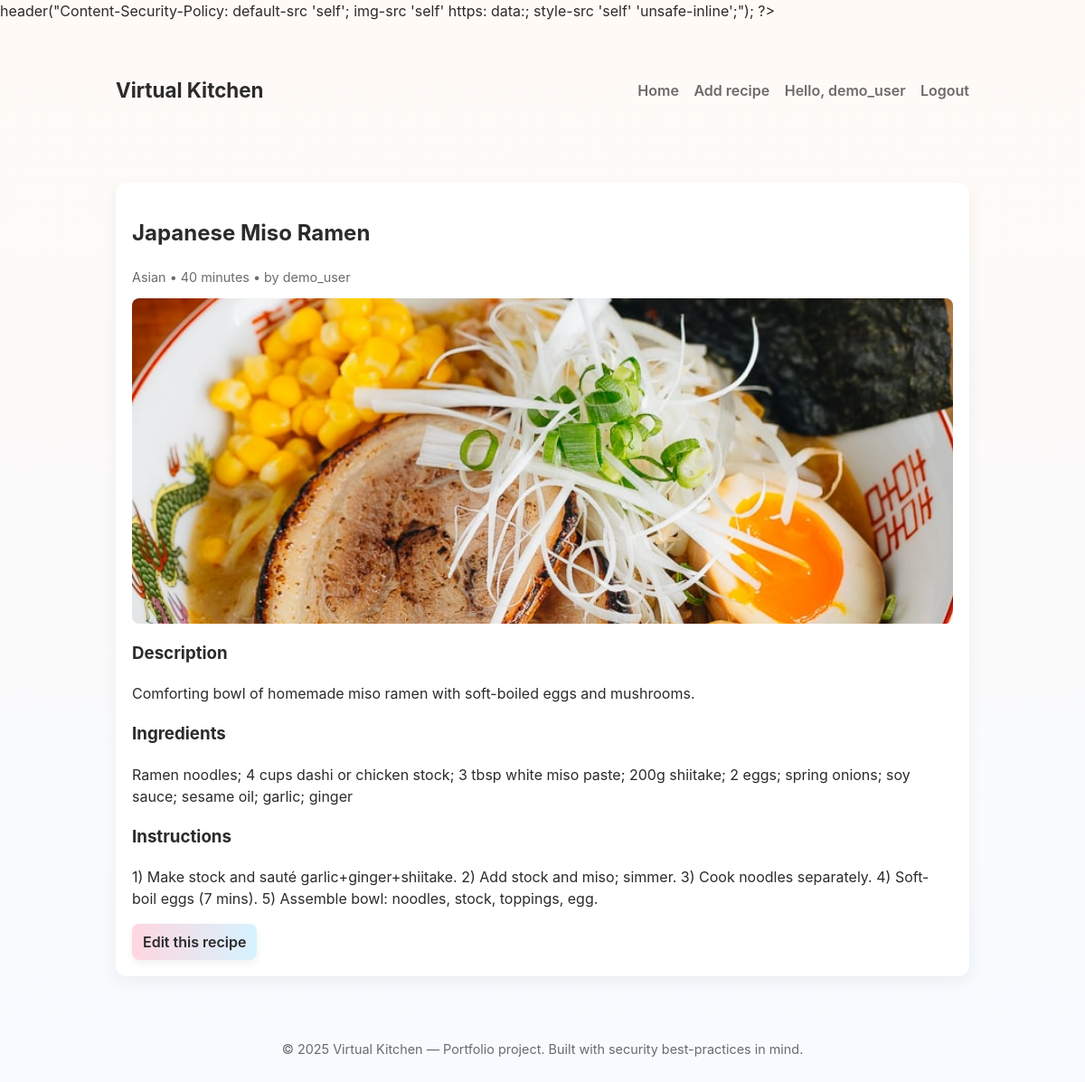
Screenshot of /view.php?rid=1 (signed in) with the database file from the repository.
### tables this page shows
CREATE TABLE users (
  uid INT AUTO_INCREMENT PRIMARY KEY,
  username VARCHAR(50) NOT NULL UNIQUE,
  password VARCHAR(255) NOT NULL,
  email VARCHAR(150) NOT NULL UNIQUE,
  created_at TIMESTAMP DEFAULT CURRENT_TIMESTAMP
);

CREATE TABLE recipes (
  rid INT AUTO_INCREMENT PRIMARY KEY,
  name VARCHAR(150) NOT NULL,
  description VARCHAR(500) NOT NULL,
  type ENUM('French','Italian','Chinese','Indian','Mexican','others','Asian') NOT NULL DEFAULT 'others',
  cookingtime INT NOT NULL,
  ingredients TEXT NOT NULL,
  instructions TEXT NOT NULL,
  image VARCHAR(255) DEFAULT NULL,
  uid INT NOT NULL,
  created_at TIMESTAMP DEFAULT CURRENT_TIMESTAMP,
  FOREIGN KEY (uid) REFERENCES users(uid) ON DELETE CASCADE
);

### inc/functions.php (called while the page is built, shortened)
<?php
require_once __DIR__ . '/config.php';
function e(string $s): string {
    return htmlspecialchars($s, ENT_QUOTES | ENT_SUBSTITUTE, 'UTF-8');
}
function db(): PDO {
    global $pdo;
    return $pdo;
}
function currentUser(): ?array {
    $pdo = db();
    $stmt = $pdo->prepare('SELECT uid, username, email FROM users WHERE uid = :uid');
    $stmt->execute(['uid' => $_SESSION['user_id']]);
    return $stmt->fetch() ?: null;
}

### view.php (the view, shortened to what this page needs)
<?php
require_once __DIR__ . '/inc/header.php';
$rid = intval($_GET['rid'] ?? 0);
$pdo = db();
$stmt = $pdo->prepare('SELECT r.*, u.username FROM recipes r JOIN users u ON r.uid = u.uid WHERE r.rid = :rid');
$stmt->execute(['rid' => $rid]);
$r = $stmt->fetch();
?>
<div class="card">
  <h2><?= e($r['name']) ?></h2>
  <div class="small"><?= e($r['type']) ?> • <?= intval($r['cookingtime']) ?> minutes • by <?= e($r['username']) ?></div>
  <?php if ($r['image'] && file_exists(__DIR__ . '/uploads/'.$r['image'])): ?>
    <img src="/uploads/<?= e($r['image']) ?>" alt="<?= e($r['name']) ?>" style="width:100%;max-height:360px;object-fit:cover;margin-top:12px;border-radius:8px">
  <?php endif; ?>
  <h3>Description</h3>
  <p><?= nl2br(e($r['description'])) ?></p>
  <h3>Ingredients</h3>
  <p><?= nl2br(e($r['ingredients'])) ?></p>
  <h3>Instructions</h3>
  <p><?= nl2br(e($r['instructions'])) ?></p>
  <?php
  $user = currentUser();
  if ($user && $user['uid'] == $r['uid'] || ($user && $user['uid'] == $r['uid'])):
  ?>
    <div style="margin-top:12px;">
      <a class="btn" href="/edit_recipe.php?rid=<?= intval($r['rid']) ?>">Edit this recipe</a>
    </div>
  <?php endif; ?>
</div>
<?php require_once __DIR__ . '/inc/footer.php'; ?>

### inc/header.php (shortened to what this page needs)
<?php
require_once __DIR__ . '/functions.php';
$user = currentUser();
?>
<!doctype html>
<html lang="en">
<head>
  <link rel="stylesheet" href="/css/styles.css">
</head>
<body>
  <header class="site-header">
    <div class="container header-inner">
      <h1 class="site-title"><a href="/index.php">Virtual Kitchen</a></h1>
      <nav class="site-nav">
        <a href="/index.php">Home</a>
        <?php if ($user): ?>
          <a href="/add_recipe.php">Add recipe</a>
          <span class="muted">Hello, <?= e($user['username']) ?></span>
          <a href="/logout.php">Logout</a>
        <?php else: ?>
          <a href="/register.php">Register</a>
          <a href="/login.php">Login</a>
        <?php endif; ?>
      </nav>
    </div>
  </header>
  <main class="container">

### css/styles.css (style rules this page uses)
:root { --bg: #fffaf6; --card: #fff; --accent: #ffd6e0; --muted: #6b6b6b; --text: #2b2b2b; --shadow: rgba(28,28,28,0.06); --glass: rgba(255,255,255,0.7); }
* { box-sizing:border-box }
body { font-family: Inter, ui-sans-serif, system-ui, -apple-system, "Segoe UI", Roboto, "Helvetica Neue", Arial; background: linear-gradient(180deg, #fffaf6 0%, #f7fbff 100%); color:var(--text); margin:0; line-height:1.5; }
.container { max-width:980px;margin:26px auto;padding:0 18px; }
.site-header { background:transparent;padding:12px 0; }
.header-inner { display:flex;align-items:center;justify-content:space-between; }
.site-title a { color:var(--text);text-decoration:none;font-size:1.4rem;font-weight:700; }
.site-nav a { margin-left:12px;color:var(--muted);text-decoration:none;font-weight:600; }
.site-nav .muted { margin-left:12px;color:var(--muted);font-weight:600; }
.card { background:var(--card); border-radius:12px; box-shadow:0 6px 18px var(--shadow); padding:18px; margin-bottom:18px; }
.btn { display:inline-block;padding:8px 12px;border-radius:8px;text-decoration:none;font-weight:600; background:linear-gradient(90deg,#ffd6e0,#d6f3ff);color:var(--text); box-shadow:0 4px 10px rgba(0,0,0,0.06); }
.small { font-size:0.9rem;color:var(--muted) }

### rows the page displays
users: username "demo_user"
recipes: name "Japanese Miso Ramen", type "Asian", cookingtime "40", uid.username "demo_user", image (picture), description "Comforting bowl of homemade miso ramen with soft-boiled eggs and mushrooms.", ingredients "Ramen noodles; 4 cups dashi or chicken stock; 3 tbsp white miso paste; 200g shiitake; 2 eggs; spring onions; soy sauce; sesame oil; garlic; ginger", instructions "1) Make stock and sauté garlic+ginger+shiitake. 2) Add stock and miso; simmer. 3) Cook noodles separately. 4) Soft-boil eggs (7 mins). 5) Assemble bowl: noodles, stock, toppings, egg."
